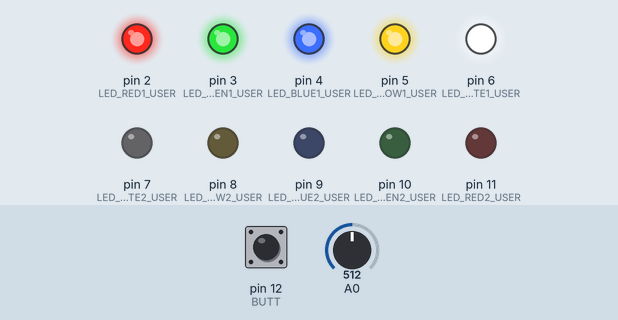
This sketch was run on a simulated Arduino Uno, built with avr-gcc and run on an emulated ATmega328P. On the bench: output pins drawn as LEDs (lit = HIGH). The test bench sets the inputs (shaded band); at power-on: pin 12 (BUTT) HIGH, A0 = 512. What the sketch prints to the serial monitor is not drawn.

Above: at 1.2 s.
1.3 s: pin 12 (BUTT) pulled LOW for 0.15 s
At 3.6 s:
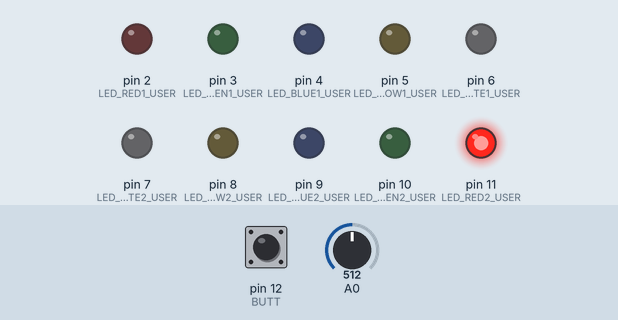
4.3 s: A0 set to 716
7.3 s: pin 12 (BUTT) pulled LOW for 1 s
At 10.0 s:
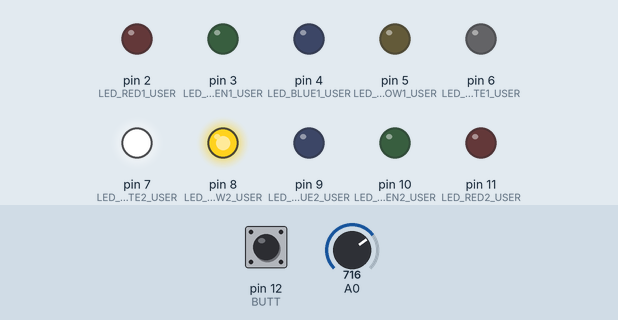
10.3 s: A0 set to 740
At 10.8 s:
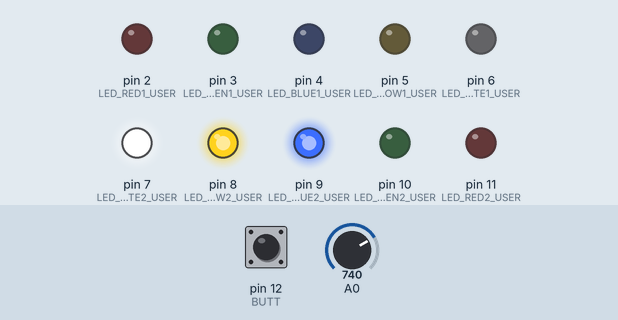
11.9 s: pin 12 (BUTT) pulled LOW for 0.15 s
At 13.8 s:
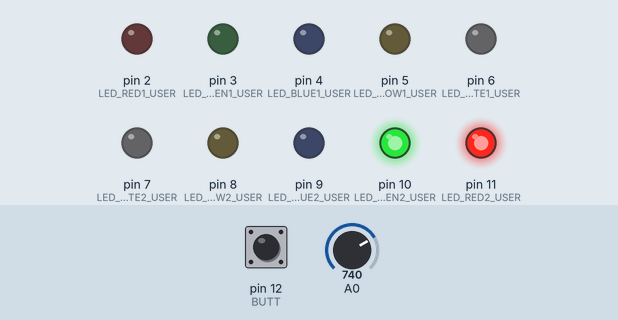
14.9 s: pin 12 (BUTT) pulled LOW for 3.2 s
At 20.3 s:
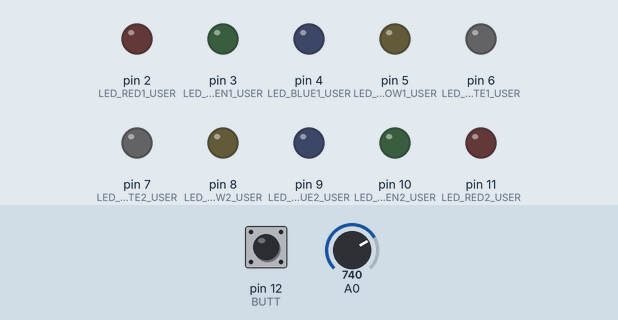
Timing chart, 0 to 21.3 s (numbered marks = the images above; inputs shaded):
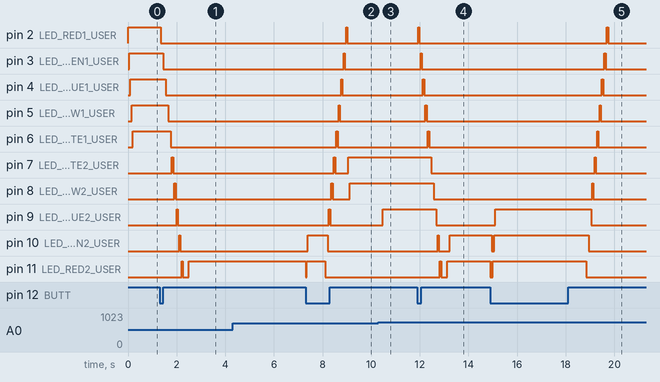

The sketch:

sensors_2.ino
```cpp
#include <math.h>

#define BUTT   12                   // кнопка

#define LED_RED1_USER   2            // внешний красный светодиод
#define LED_GREEN1_USER 3           // внешний зелёный светодиод
#define LED_BLUE1_USER 4            // внешний синий светодиод
#define LED_YELLOW1_USER 5            // внешний желтый светодиод
#define LED_WHITE1_USER 6            // внешний белый светодиод
#define LED_WHITE2_USER 7            // внешний белый светодиод
#define LED_YELLOW2_USER 8            // внешний желтый светодиод
#define LED_BLUE2_USER 9            // внешний синий светодиод
#define LED_GREEN2_USER 10           // внешний зелёный светодиод
#define LED_RED2_USER   11            // внешний красный светодиод
#define ADR_LED_MAX        11         //индекс = количеству задействованных светодиодов на порту D
// у нас адесация со 2 по 11
#define ADR_LED_MIN        2
#define DELAY         50              //задержка для светодиодов
#define MOVE_TIMEOUT 5000            // время ожидания ввода равное 10 секундам
#define KOLOCH_REJIMOV 3            // количество установленных режимов - действует в связке с переменной int filtr = 1;


//---------------------------------------------------------------------------------------------
// Прототипы функций
//---------------------------------------------------------------------------------------------
void printButtonState();        //Прототип функции индикации индикации состояния кнопок
void Button_ON_OFF();          //Прототип функции опроса кнопки из ДЗ

//int avgBatchA0();               //Фильтр Среднее арифметическое
int movingAverageA0();          //Фильтр Скользящее среднее по окну WINDOW
float expoFilterA0(float);      // Экспоненциальный фильтр
void printAllFilters();         //Вывод на индикацию данных с потенциометра

//---------------------------------------------------------------------------------------------
// Глобальные переменныке и объекты
//---------------------------------------------------------------------------------------------
bool lastBtnState = HIGH;           // Предыдущее состояние кнопки (HIGH = не нажата при INPUT_PULLUP)
bool btnState = 0;                  //Состояние кнопки текущее
int lastPos = 0;                    // Предыдущее положение потенциометра (для отслеживания изменения)
unsigned long lastMoveTime = 0;      // время последнего начала отсчета до выхода из режима настройки

// Параметры фильтров
const int WINDOW = 30;        // длина окна скользящего среднего
//---------------------------------------------------------------------------------------------!!!!!!!!!!!
int filtr = 1;                //Фильтрация 1-выкл, 2-экспоненциальная 3-скользящее среднее
//---------------------------------------------------------------------------------------------!!!!!!!!!!!!

// Экспоненциальный фильтр
float valExpo = -1.0;         // -1 = ещё не инициализировано
float koeff = 0.2;             //Скорость фильтрации, от 0.1 до 1.0 , чем ближе к 1 тем быстрее фильтрация

// Скользящее среднее по окну
int  bufWin[WINDOW];          // буфер последних значений
long sumWin = 0;              // сумма элементов в буфере
int  idxWin = 0;              // текущий индекс в буфере
bool windowFilled = false;    // был ли буфер полностью заполнен
//---------------------------------------------------------------------------------------------
// Настройка платы
//---------------------------------------------------------------------------------------------
void setup() {
  pinMode(BUTT, INPUT_PULLUP);      // Настраиваем пин кнопки как вход

  pinMode(LED_RED1_USER, OUTPUT);
  pinMode(LED_GREEN1_USER, OUTPUT);
  pinMode(LED_BLUE1_USER, OUTPUT);
  pinMode(LED_YELLOW1_USER, OUTPUT);
  pinMode(LED_WHITE1_USER, OUTPUT);
  pinMode(LED_WHITE2_USER, OUTPUT);
  pinMode(LED_YELLOW2_USER, OUTPUT);
  pinMode(LED_BLUE2_USER, OUTPUT);
  pinMode(LED_GREEN2_USER, OUTPUT);
  pinMode(LED_RED2_USER, OUTPUT);

  Serial.begin(9600);               // Запускаем последовательный порт на скорости 9600 бод
  for (int i = 0; i < WINDOW; i++) {  //очищаем буфер
    bufWin[i] = 0;
  }
}

//---------------------------------------------------------------------------------------------
// Главный цикл
//---------------------------------------------------------------------------------------------
void loop() {
  btnState = digitalRead(BUTT);   // Считываем текущее состояние кнопки (HIGH или LOW)
  //---------------------------------------------------------------------------------------------
  // 3. Обработка изменения состояния кнопки по ДЗ и измеряем напряжение на pin A0
  //---------------------------------------------------------------------------------------------
  if (btnState != lastBtnState) {         // Если состояние кнопки изменилось по сравнению с прошлым
    Button_ON_OFF();
  }
  printAllFilters();
  //---------------------------------------------------------------------------------------------
  delay(50);                               // Пауза 30 мс перед новым циклом
}
//---------------------------------------------------------------------------------------------

//---------------------------------------------------------------------------------------------
// Функция вывода на индикацию нажатия кнопок
//---------------------------------------------------------------------------------------------
void printButtonState() {
  if (btnState != lastBtnState){
    if (btnState == LOW) {                // Если теперь LOW – кнопку нажали
      Serial.println("Button: PRESSED");  // Пишем в монитор порта, что кнопка нажата
    } else {                              // Иначе стало HIGH – кнопку отпустили
      Serial.println("Button: released"); // Пишем в монитор порта, что кнопка отпущена
    }
  }
}

//---------------------------------------------------------------------------------------------
// Функция обработки нажатия кнопки из ДЗ
//---------------------------------------------------------------------------------------------
void Button_ON_OFF()
{
  if (btnState == LOW)
  {                // Если теперь LOW – кнопку нажали
    // ВХОД В РЕЖИМ НАСТРОЙКИ: бегущая дорожка 2..11
    for (int i = ADR_LED_MIN; i <= ADR_LED_MAX; i++)
    {
      digitalWrite(i, HIGH);
      delay(DELAY);
      digitalWrite(i, LOW);
      delay(DELAY);
    }

    lastBtnState = btnState;  // запоминаем, что кнопка сейчас нажата

    Serial.println("Настройте режим фильтрации с помощью кнопки, количество включенных светодиодов индицирует установленный режим:");
    Serial.print("Сейчас установлен режим = ");
    Serial.println(filtr);

    // Индикация текущего режима: зажигаем N светодиодов справа
    for (int i = ADR_LED_MAX, y = ADR_LED_MAX - filtr; i > y; i--)
    {
      digitalWrite(i, HIGH);
      delay(DELAY * 2);
    }

    Serial.println("Доступные режимы для ввода:");
    Serial.println("1 - Фильтрация отключена - выводим сырые значения");
    Serial.println("2 - Фильтрация экспоненциальное сглаживание");
    Serial.println("3 - Фильтрация Скользящее среднее по окну WINDOW");
    Serial.println("Короткими нажатиями кнопки выберите режим (1..3), по истечении времени текущий режим будет сохранён.");

    // ------------------ ВАЖНО: направление изменения ------------------
    int dir = +1;                  // направление изменения фильтра (+1 или -1)
    if (filtr == KOLOCH_REJIMOV)   // если изначально стоял максимальный режим,
      dir = -1;                    // сначала пойдём вниз
    //------------------------------------------------------------------

    lastMoveTime = millis();       // запоминаем время начала настройки

    // РЕЖИМ НАСТРОЙКИ:  крутимся пока не истечёт MOVE_TIMEOUT
    while (millis() - lastMoveTime < MOVE_TIMEOUT)
    {
      // внутри цикла ОБЯЗАТЕЛЬНО обновляем состояние кнопки
      btnState = digitalRead(BUTT);

      // Реагируем только на ПЕРЕХОД: HIGH -> LOW (нажатие)
      if (btnState == LOW && lastBtnState == HIGH)
      {
        // Погасим текущую индикацию режима
        for (int i = ADR_LED_MAX, y = ADR_LED_MAX - filtr; i > y; i--)
        {
          digitalWrite(i, LOW);
          delay(DELAY);
        }

        // Меняем значение фильтра по текущему направлению
        filtr += dir;

        // Если ушли за границы, меняем направление
        if (filtr >= KOLOCH_REJIMOV)
        {
          filtr = KOLOCH_REJIMOV;
          dir   = -1;          // дальше двигаемся вниз
        }
        else if (filtr <= 1)
        {
          filtr = 1;
          dir   = +1;          // дальше двигаемся вверх
        }

        // Зажигаем светодиоды под новый режим
        for (int i = ADR_LED_MAX, y = ADR_LED_MAX - filtr; i > y; i--)
        {
          digitalWrite(i, HIGH);
          delay(DELAY);
        }

        // Обновляем "предыдущее" состояние кнопки
        lastBtnState = btnState;

        // (опционально) можно обновить lastMoveTime, если ннужно
        // чтобы таймер 5 секунд отсчитывался "с последнего изменения"
        // lastMoveTime = millis();
      }
      else if (btnState == HIGH && lastBtnState == LOW)
      {
        // Кнопка отпущена – фиксируем
        lastBtnState = btnState;
      }
      // -------------------------------------------------
    }

    Serial.print("Выходим из режима настройки, выбран режим = ");
    Serial.println(filtr);

    // АНИМАЦИЯ ВЫХОДА: бегущая дорожка 11..2
    for (int i = ADR_LED_MAX; i >= ADR_LED_MIN; i--)
    {
      digitalWrite(i, HIGH);
      delay(DELAY);
      digitalWrite(i, LOW);
      delay(DELAY);
    }
  }

  // Вне зависимости от того, вошёл/не вошёл в режим – обновляем lastBtnState
  lastBtnState = btnState;
}
//---------------------------------------------------------------------------------------------
// Функции измерения напряжения на ножке A0
//---------------------------------------------------------------------------------------------
//---------------------------------------------------------------------------------------------
//                Простая фильтрация
//---------------------------------------------------------------------------------------------
/*По разным причинам (например, некачественный источник питания, наводки и т. д.) мы можем
наблюдать шум. То есть, когда мы считываем положение потенциометра, показания колеблются в
каких то пределах. Этого можно избежать, фильтруя входной сигнал, и для этого есть несколько
способов*/
//---------------------------------------------------------------------------------------------
// Среднее арифметическое
//---------------------------------------------------------------------------------------------
/*Среднее арифметическое по N измерениям:
  если бы 10 раз подряд прочитал потенциометр и сказал: «в среднем сейчас примерно вот столько».
  Каждое новое среднее почти независимое от предыдущего .*/
//int avgBatchA0() {
//  long sum = 0;
 // for (int i = 0; i < NUMS; i++) {
//    int raw = analogRead(A0);                 // 0..1023
  /*А что делать, если нас не устраивает значения от 0 до 1023? Скажем, нам нужны значения от
  0 до 10. Для масштабирования значений есть специальная функция map(). В ней необходимо указать
  5 аргументов - входная величина(наша переменная), ее минимальное значение, ее максимальное
  значение, затем минимально и максимально значение, которое мы хотим получить на выходе.
  но на самом деле это не классическое масштабирование- это перенос гранц (были одни, стали другие)
  */
 //   int val = map(raw, 0, 1023, 0, 10);    // 0..10
    /*Если мы выйдем из входного диапазона, то и выходные значения из него выйдут. Поэтому
    воспользуемся функцией constrain() чтобы ограничить выходные значения.*/
  //  val = constrain(val, 0, 10);
  //  sum += val;
  //}
 // return (int)(sum / NUMS);
//}

//---------------------------------------------------------------------------------------------
// Экспоненциальный фильтр
//---------------------------------------------------------------------------------------------
/*каждый новый отсчёт чуть-чуть подмешивается к предыдущему результату.
Гладкая кривая, меньше шума, но с небольшим запаздыванием.*/

// Экспоненциальное сглаживание, результат 0..10
float expoFilterA0(float alpha) {
  int raw = analogRead(A0);                 // 0..1023
  int val = map(raw, 0, 910, 0, 10);       // 0..10
  val = constrain(val, 0, 10);

  if (valExpo < 0) {        // первый вызов
    valExpo = val;
  } else {
    valExpo = valExpo + (val - valExpo) * alpha;
  }
  return valExpo;
}

//---------------------------------------------------------------------------------------------
// Скользящее среднее по окну WINDOW
//---------------------------------------------------------------------------------------------
// Скользящее среднее по окну WINDOW, результат 0..10
int movingAverageA0() {
  int raw = analogRead(A0);                 // 0..1023
  int val = map(raw, 0, 910, 0, 10);       // 0..10
  val = constrain(val, 0, 10);

  // вычитаем старое значение из суммы
  sumWin -= bufWin[idxWin];
  // записываем новое
  bufWin[idxWin] = val;
  // добавляем к сумме
  sumWin += val;

  idxWin++;
  if (idxWin >= WINDOW) {
    idxWin = 0;
    windowFilled = true;
  }

  int n = windowFilled ? WINDOW : idxWin;   // сколько реально значений в буфере
  if (n == 0) return val;                  // защита на первом шаге

  return (int)(sumWin / n);
}
//---------------------------------------------------------------------------------------------
// Вывод на индикацию
//---------------------------------------------------------------------------------------------
 void printAllFilters()
 {
    //---------------------------------------------------------------------------------------------
    if(filtr == 1)
    { //Фильтрация отключена - выводим сырые значения
      int raw = analogRead(A0);                 // 0..1023
      int pos = map(raw, 0, 910, 0, 10);       // 0..10
      pos = constrain(pos, 0, 10);

      if (pos != lastPos)
      {
        Serial.print("  без фильтрации =");
        Serial.println(pos);
        if (pos > lastPos)
        {
          for(int i=ADR_LED_MIN+lastPos, y=i+pos-lastPos; i<y; i++)
            {
              digitalWrite(i, HIGH);
              delay(DELAY);
            }
        }
        else
        {
          for(int i=ADR_LED_MIN+lastPos-1, y=i-(lastPos-pos); i>y; i--)
          {
            digitalWrite(i, LOW);
            delay(DELAY);
          }
        }
        lastPos = pos;                    // обновляем
      }
    }

    //---------------------------------------------------------------------------------------------
    else if(filtr == 2)
    { //Фильтрация экспоненциальное сглаживание
      float expo = expoFilterA0(koeff);
      int pos = (int)round(expo);
      if (pos != lastPos)
      {
        Serial.print("  экспоненциальное сглаживание =");
        Serial.println(pos);
        if (pos > lastPos)
        {
          for(int i=ADR_LED_MIN+lastPos, y=i+pos-lastPos; i<y; i++)
            {
              digitalWrite(i, HIGH);
              delay(DELAY);
            }
        }
        else
        {
          for(int i=ADR_LED_MIN+lastPos-1, y=i-(lastPos-pos); i>y; i--)
          {
            digitalWrite(i, LOW);
            delay(DELAY);
          }
        }
        lastPos = pos;                    // обновляем
      }
    }

    //---------------------------------------------------------------------------------------------
    else if(filtr == 3)
    { //Фильтрация Скользящее среднее по окну WINDOW
      int maWindow = movingAverageA0();
      int pos = maWindow;
      if (pos != lastPos)
      {
        Serial.print("  скользящее среднее по окну WINDOW =");

        Serial.println(pos);
        if (pos > lastPos)
        {
          for(int i=ADR_LED_MIN+lastPos, y=i+pos-lastPos; i<y; i++)
            {
              digitalWrite(i, HIGH);
              delay(DELAY);
            }
        }
        else
        {
          for(int i=ADR_LED_MIN+lastPos-1, y=i-(lastPos-pos); i>y; i--)
          {
            digitalWrite(i, LOW);
            delay(DELAY);
          }
        }
        lastPos = pos;                    // обновляем
      }
    }
  }
  //---------------------------------------------------------------------------------------------
```

Measured:
- the behaviour switches between 727 and 728 on A0 (found by bisection; images 2 and 3)
- after the input at 1.3 s, pin 2 (LED_RED1_USER): HIGH → LOW after 0.05 s; pin 3 (LED_GREEN1_USER): HIGH → LOW after 0.15 s; pin 4 (LED_BLUE1_USER): HIGH → LOW after 0.25 s; pin 5 (LED_YELLOW1_USER): HIGH → LOW after 0.35 s; pin 6 (LED_WHITE1_USER): HIGH → LOW after 0.45 s
- after the input at 4.3 s, every drawn part: stays the same
- after the input at 7.3 s, pin 11 (LED_RED2_USER): HIGH → LOW after 0.00 s instead of 0.81 s
- after the input at 10.3 s, pin 9 (LED_BLUE2_USER): LOW → HIGH after 0.17 s
- after the input at 11.9 s, pin 2 (LED_RED1_USER): LOW → HIGH at once, → LOW 0.05 s later; pin 3 (LED_GREEN1_USER): LOW → HIGH after 0.13 s, → LOW 0.05 s later
- after the input at 14.9 s, pin 10 (LED_GREEN2_USER): HIGH → LOW after 0.05 s instead of 4.0 s; pin 11 (LED_RED2_USER): HIGH → LOW after 0.00 s instead of 3.9 s
